Frame 1 (no input): blank canvas, image omitted
Frame 60 (no input): blank canvas, image omitted
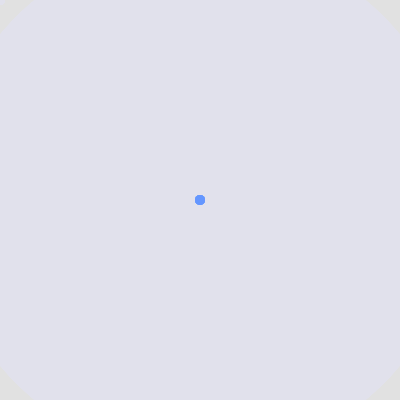
Frame 120 (the mouse pressed at the canvas centre since frame 60)

The p5.js sketch whose frames 1 and 60 were blank and that drew this single picture after the mouse press (run headless with seeded random() and noise() and a simulated clock; from frame 60 on, the mouse is pressed at the canvas centre):

// p5.js sketch
// ── sketch.js
let mouseSpeed = 0;
let prevMouseX = 0;
let prevMouseY = 0;

function setup() {
  createCanvas(400, 400);
  background(220);
}

function draw() {
background(220,220,220,20);
  mouseSpeed = dist(mouseX, mouseY, prevMouseX, prevMouseY);

  let circleSize = map(mouseSpeed, 0, 50, 10, 100);

  noStroke();
  fill(100, 150, 255);
  circle(mouseX, mouseY, circleSize);

  prevMouseX = mouseX;
  prevMouseY = mouseY;
}
